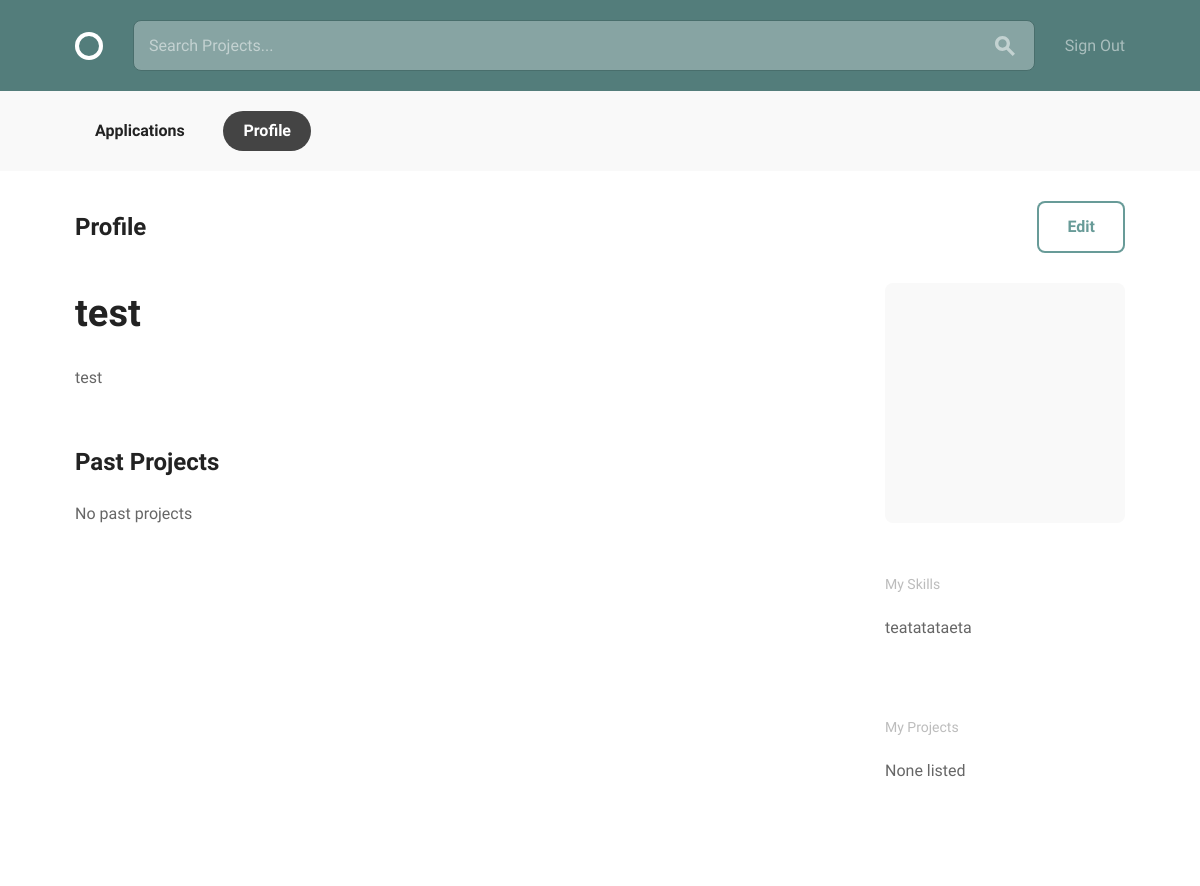
The app's page /accounts/profile/me/ (signed in) with its own data.
### accounts/models.py (models this page shows, shortened)
class UserProfile(Model):
    user = OneToOneField(User, on_delete=CASCADE)
    slug = SlugField(unique=True, allow_unicode=True, default='')
    bio = TextField(default="")
    pfp = ImageField()
    skills_internal = TextField(default="")
    @property
    def skills(self):
        if self.skills_internal == '':
            return []
        return self.skills_internal.split(',')

### accounts/views.py (the view)
# urls.py: path('profile/<slug:slug>/', ProfileView.as_view(), name='profile'),
class ProfileView(PrefetchRelatedMixin, DetailView): # pylint: disable=too-many-ancestors
    model = UserProfile
    prefetch_related = ("user",)
    template_name = "accounts/profile.html"
    def get(self, request, *args, **kwargs):
        if self.kwargs[self.get_slug_field()] == "me":
            try:
                self.get_object()
            except self.model.DoesNotExist:
                return redirect_to_login(reverse_lazy(
                    "accounts:profile",
                    kwargs={"slug": "me"}
                ))
        return super().get(request, *args, **kwargs)
    def get_object(self, queryset=None):
        if not queryset:
            queryset = self.get_queryset()
        slug = self.kwargs[self.get_slug_field()]
        if slug == "me":
            slug = self.request.user.username
        return queryset.get(slug=slug)

### projects/templatetags/utils.py (called while the page is built)
@register.filter
@stringfilter
def starts_with(value, arg):
    return value.startswith(arg)

### accounts/templates/accounts/profile.html (shortened to what this page needs)
{% extends "layout.html" %}
{% block body %}
<div class="bounds circle--page">
  <div class="circle--page--header circle--fluid">
    <div class="circle--fluid--cell circle--fluid--primary">
      <h2>Profile</h2>
    </div>
    <div class="circle--fluid--cell circle--fluid--secondary">
      {% if user.is_authenticated and user == userprofile.user %}
      <a class="button icon-on-left" href="{% url 'accounts:profile_edit' userprofile.user.username %}">Edit</a>
      {% endif %}
    </div>
  </div>
  <div class="grid-70">
    <h1>{{ userprofile.user.username }}</h1>
    <div class="circle--article--body">
      <p>
        {% if userprofile.bio %}
        {{ userprofile.bio }}
        {% else %}
        No bio provided
        {% endif %}
      </p>
    </div>
    <h2>Past Projects</h2>
    {% if userprofile.projects.get %}
    <table class="u-full-width circle--table">
      <thead>
        <tr>
          <th>Project Title</th>
          <th class="circle--cell--right">Project Needs</th>
        </tr>
      </thead>
      <tbody>
        {% for project in userprofile.projects.get %}
        <tr class="clickable-row" data-href="project.html">
          <td>
            <h3>{{ project.name }}</h3>
          </td>
          <td class="circle--cell--right">
            <span class="secondary-label">{{ project.my_title }}</span>
          </td>
        </tr>
        {% endfor %}
      </tbody>
    </table>
    {% else %}
    <p>No past projects</p>
    {% endif %}
  </div>
  <div class="grid-25 grid-push-5">
    <div class="circle--secondary--module">
      <div class="circle--primary--avatar">
      </div>
    </div>
    <div class="circle--secondary--module">
      <h4>My Skills</h4>
      <ul class="unloaded">
        {% if userprofile.skills and userprofile.skills|length > 0 %}
        {% for skill in userprofile.skills %}
        <li>{{ skill }}</li>
        {% endfor %}
        {% else %}
        <li>None listed</li>
        {% endif %}
      </ul>
    </div>
    <div class="circle--secondary--module">
      <h4>My Projects</h4>
      <ul class="circle--link--list">
        {% if userprofile.projects.get %}
        {% for skill in userprofile.skills.get %}
        <li>{{ skill.name }}</li>
        {% endfor %}
        {% else %}
        <li>None listed</li>
        {% endif %}
      </ul>
    </div>
  </div>
</div>
{% endblock %}

### assets/css/global.css (style rules this page uses)
html { font-family: sans-serif; -ms-text-size-adjust: 100%; -webkit-text-size-adjust: 100%; }
body { margin: 0; }
a { background-color: transparent; }
h1 { font-size: 2em; margin: 0.67em 0; }
html { font-size: 62.5%; }
body { font-size: 1.5em; line-height: 1.6; font-weight: 400; font-family: "Cousine"; color: #666; }
.bounds { max-width: 1080px; margin: 0 auto; }
.grid, .grid-5, .grid-10, .grid-15, .grid-20, .grid-25, .grid-30, .grid-33, .grid-35, .grid-40, .grid-45, .grid-50, .grid-55, .grid-60, .grid-65, .grid-66, .grid-70, .grid-75, .grid-80, .grid-90, .grid-95, .grid-100 { float: left; box-sizing: border-box; position: relative; }
.grid-push-5 { left: 5%; }
.grid-25 { width: 25%; padding: 0 15px; }
.grid-70 { width: 70%; padding: 0 15px; }
h1, h2, h3, h4, h5, h6 { margin-top: 0; margin-bottom: 2rem; font-weight: bold; font-family: "Work Sans", sans-serif; color: #222; }
h1 { font-size: 3.8rem; }
h2 { font-size: 2.4rem; }
h4 { font-size: 1.6rem; }
@media (min-width: 550px) { h1 { font-size: 3.8rem; } }
@media (min-width: 550px) { h2 { font-size: 2.4rem; } }
@media (min-width: 550px) { h4 { font-size: 1.6rem; } }
p { margin-top: 0; font-size: 1.6rem; }
a { color: #689b98; -webkit-transition: color 0.2s; -moz-transition: color 0.2s; -ms-transition: color 0.2s; -o-transition: color 0.2s; transition: color 0.2s; }
.button, button, input[type="submit"], input[type="reset"], input[type="button"] { font-family: "Work Sans", sans-serif; font-size: 1.6rem; padding: 18px 30px; border: 0; margin-right: 10px; border-radius: 8px; font-weight: bold; display: inline-block; white-space: nowrap; box-sizing: border-box; line-height: 1; text-decoration: none; color: #689b98; background: none; box-shadow: 0 0 0 2px #689b98 inset; position: relative; -webkit-transition: 0.2s; -moz-transition: 0.2s; -ms-transition: 0.2s; -o-transition: 0.2s; transition: 0.2s; }
.button { cursor: pointer; }
ul { list-style: circle inside; }
ul { padding-left: 0; margin-top: 0; }
li { margin-bottom: 1rem; font-size: 1.6rem; }
button, .button { margin-bottom: 1rem; }
pre, blockquote, dl, figure, table, p, ul, ol, form { margin-bottom: 2.5rem; }
.unloaded { list-style: none; }
.circle--link--list { list-style-type: none; }
.circle--page--header { margin-bottom: 30px; }
.circle--page--header h1, .circle--page--header h2, .circle--page--header h3, .circle--page--header h4, .circle--page--header h5, .circle--page--header h6 { margin: 0; }
.circle--fluid { display: table; width: 100%; }
.circle--fluid--cell { display: table-cell; padding: 0 15px; vertical-align: middle; box-sizing: border-box; }
.circle--fluid--cell .button { margin: 0; }
.circle--fluid--primary { width: 100%; }
.circle--fluid--secondary { text-align: right; }
.circle--secondary--module { margin-bottom: 50px; }
.circle--secondary--module:before, .circle--secondary--module:after { content: " "; display: table; }
.circle--secondary--module:after { clear: both; }
.circle--secondary--module > h1, .circle--secondary--module > h2, .circle--secondary--module > h3, .circle--secondary--module > h4, .circle--secondary--module > h5, .circle--secondary--module > h6 { font-family: "Cousine"; color: rgba(34, 34, 34, 0.3); font-size: 1.4rem; font-weight: normal; }
.circle--page { margin-bottom: 100px; }
.circle--page:before, .circle--page:after { content: " "; display: table; }
.circle--page:after { clear: both; }
.circle--article--body { line-height: 1.8; margin-bottom: 50px; }
.circle--primary--avatar { width: 100%; border-radius: 8px; background: #f9f9f9; overflow: hidden; text-align: center; box-sizing: border-box; position: relative; position: relative; }
.circle--primary--avatar:before { display: block; content: ""; width: 100%; padding-top: 100%; }

### records on screen
UserProfile: user.username "test", bio "test", skills "teatatataeta"
